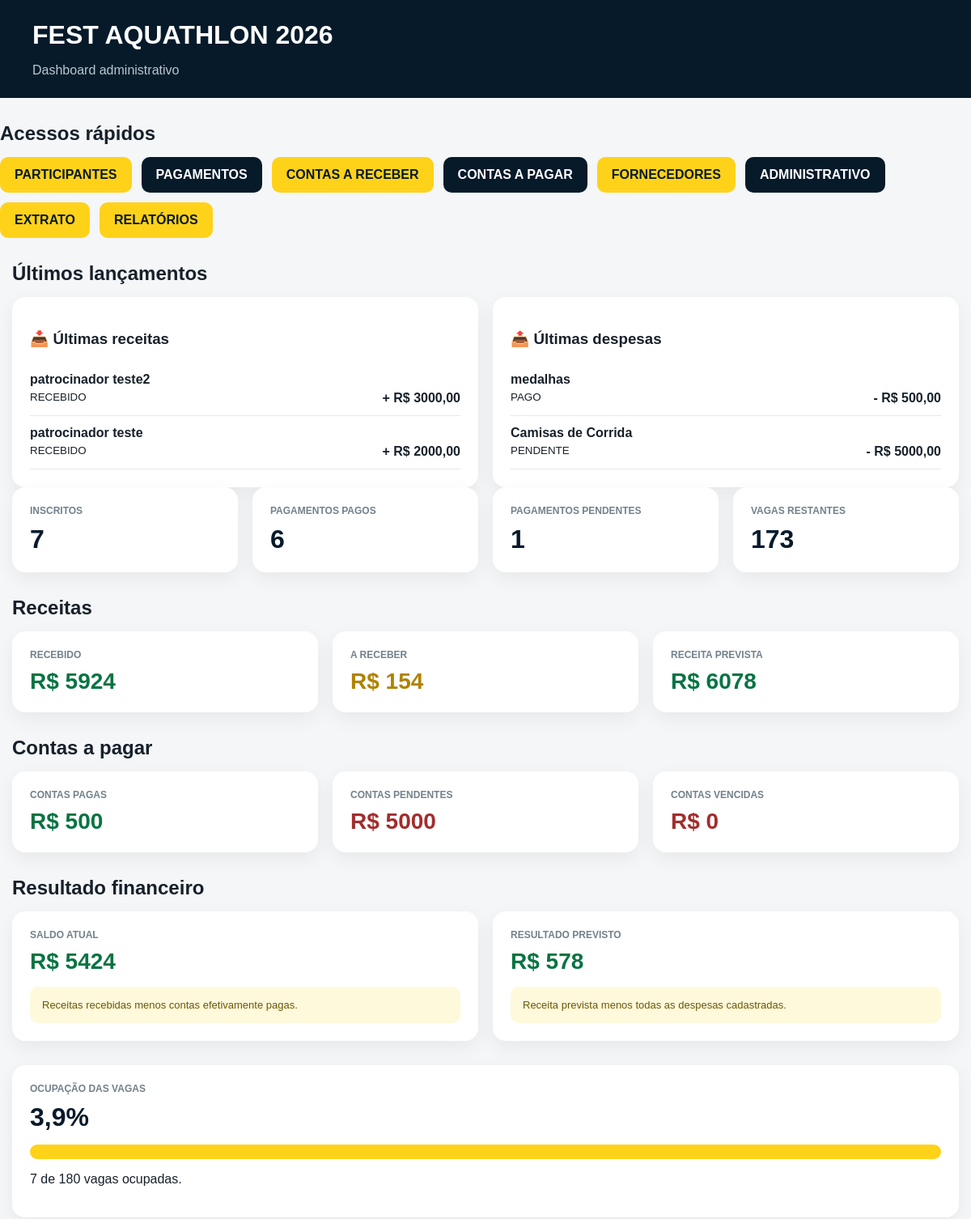
Before: /dashboard/ (signed in, upper part) with the older database file.
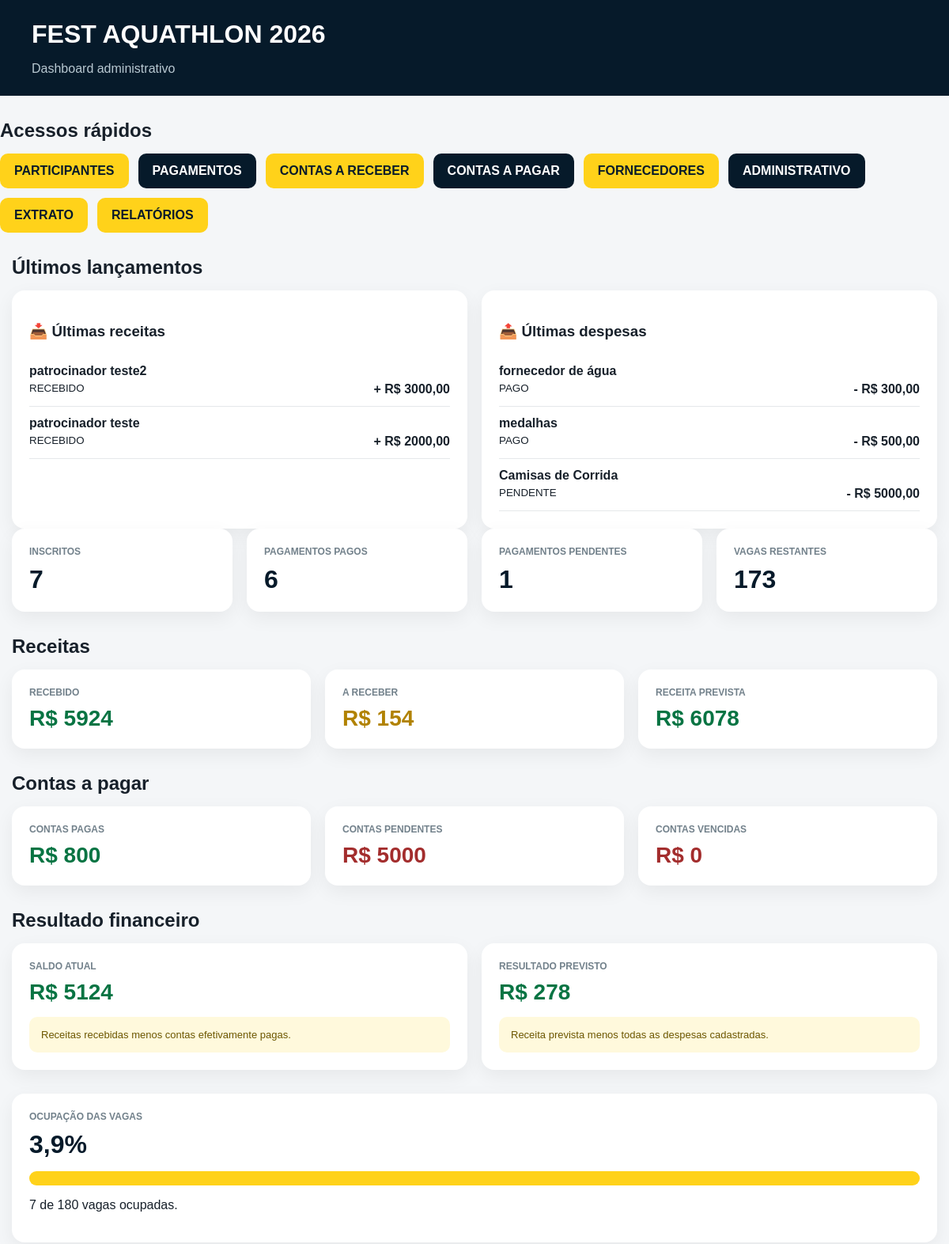
After: the same page with the newer database file.
### inscricoes/models.py (models this page shows, shortened)
class ContaReceber(models.Model):
    PENDENTE = "PENDENTE"
    RECEBIDO = "RECEBIDO"
    VENCIDO = "VENCIDO"
    CANCELADO = "CANCELADO"
    STATUS = [
        (PENDENTE, "Pendente"),
        (RECEBIDO, "Recebido"),
        (VENCIDO, "Vencido"),
        (CANCELADO, "Cancelado"),
    ]
    descricao = models.CharField(
        max_length=200
    )
    categoria = models.CharField(
        max_length=100,
        default="Outros"
    )
    valor = models.DecimalField(
        max_digits=10,
        decimal_places=2
    )
    vencimento = models.DateField()
    recebido_em = models.DateField(
        null=True,
        blank=True
    )
    status = models.CharField(
        max_length=12,
        choices=STATUS,
        default=PENDENTE
    )
    inscricao = models.ForeignKey(
        "Inscricao",
        on_delete=models.SET_NULL,
        null=True,
        blank=True,
        related_name="contas_receber"
    )
    observacao = models.TextField(
        blank=True
    )
    criado_em = models.DateTimeField(
        auto_now_add=True
    )
    atualizado_em = models.DateTimeField(
        auto_now=True
    )
    class Meta:
        ordering = ["vencimento"]
        verbose_name = "Conta a receber"
        verbose_name_plural = "Contas a receber"

class ContaPagar(models.Model):
    PENDENTE = "PENDENTE"
    PAGO = "PAGO"
    VENCIDO = "VENCIDO"
    CANCELADO = "CANCELADO"
    STATUS = [
        (PENDENTE, "Pendente"),
        (PAGO, "Pago"),
        (VENCIDO, "Vencida"),
        (CANCELADO, "Cancelada"),
    ]
    fornecedor = models.ForeignKey(
        Fornecedor,
        on_delete=models.PROTECT,
        related_name="contas_pagar"
    )
    descricao = models.CharField(
        max_length=200
    )
    categoria = models.CharField(
        max_length=100,
        default="Outros"
    )
    valor = models.DecimalField(
        max_digits=10,
        decimal_places=2
    )
    vencimento = models.DateField()
    pago_em = models.DateField(
        null=True,
        blank=True
    )
    status = models.CharField(
        max_length=12,
        choices=STATUS,
        default=PENDENTE
    )
    forma_pagamento = models.CharField(
        max_length=50,
        blank=True
    )
    comprovante = models.FileField(
        upload_to="financeiro/contas_pagar/",
        blank=True,
        null=True
    )
    observacao = models.TextField(
        blank=True
    )
    criado_em = models.DateTimeField(
        auto_now_add=True
    )
    atualizado_em = models.DateTimeField(
        auto_now=True
    )
    class Meta:
        ordering = ["vencimento"]
        verbose_name = "Conta a pagar"
        verbose_name_plural = "Contas a pagar"

### inscricoes/views.py (the view)
@staff_member_required
def dashboard(request):
    hoje = timezone.localdate()
    inscritos = (
        Inscricao.objects
        .exclude(
            status=Inscricao.CANCELADO
        )
    )
    total_inscricoes = inscritos.count()
    total_canceladas = (
        Inscricao.objects
        .filter(
            status=Inscricao.CANCELADO
        )
        .count()
    )
    pagamentos_pagos = (
        Pagamento.objects
        .filter(
            status=Pagamento.PAGO
        )
    )
    pagamentos_pendentes = (
        Pagamento.objects
        .filter(
            status=Pagamento.PENDENTE
        )
    )
    total_pagas = pagamentos_pagos.count()
    total_pendentes = pagamentos_pendentes.count()
    recebido_pagamentos = (
        pagamentos_pagos
        .aggregate(
            total=Sum("valor")
        )["total"]
        or 0
    )
    a_receber_pagamentos = (
        pagamentos_pendentes
        .aggregate(
            total=Sum("valor")
        )["total"]
        or 0
    )
    receitas_recebidas = (
        ContaReceber.objects
        .filter(
            status=ContaReceber.RECEBIDO
        )
    )
    receitas_pendentes = (
        ContaReceber.objects
        .filter(
            status=ContaReceber.PENDENTE
        )
    )
    receitas_vencidas = (
        ContaReceber.objects
        .filter(
            status=ContaReceber.PENDENTE,
            vencimento__lt=hoje,
        )
    )
    recebido_extras = (
        receitas_recebidas
        .aggregate(
            total=Sum("valor")
        )["total"]
        or 0
    )
    a_receber_extras = (
        receitas_pendentes
        .aggregate(
            total=Sum("valor")
        )["total"]
        or 0
    )
    receitas_extras_vencidas = (
        receitas_vencidas
        .aggregate(
            total=Sum("valor")
        )["total"]
        or 0
    )
    recebido = (
        recebido_pagamentos
        + recebido_extras
    )
    a_receber = (
        a_receber_pagamentos
        + a_receber_extras
    )
    receita_prevista = (
        recebido
        + a_receber
    )
    despesas_pagas = (
        ContaPagar.objects
        .filter(
            status=ContaPagar.PAGO
        )
    )
    despesas_pendentes = (
        ContaPagar.objects
        .filter(
            status=ContaPagar.PENDENTE
        )
    )
    despesas_vencidas = (
        ContaPagar.objects
        .filter(
            status=ContaPagar.PENDENTE,
            vencimento__lt=hoje,
        )
    )
    contas_pagas = (
        despesas_pagas
        .aggregate(
            total=Sum("valor")
        )["total"]
        or 0
    )
    contas_pendentes = (
        despesas_pendentes
        .aggregate(
            total=Sum("valor")
        )["total"]
        or 0
    )
    contas_vencidas = (
        despesas_vencidas
        .aggregate(
            total=Sum("valor")
        )["total"]
        or 0
    )
    total_despesas = (
        contas_pagas
        + contas_pendentes
    )
    saldo_atual = (
        recebido
        - contas_pagas
    )
    resultado_previsto = (
        receita_prevista
        - total_despesas
    )
    vagas_totais = 180
    vagas_restantes = max(
        vagas_totais - total_inscricoes,
        0,
    )
    ocupacao = (
        total_inscricoes
        / vagas_totais
        * 100
        if vagas_totais
        else 0
    )
    mini_sprint = (
        inscritos
        .filter(
            modalidade=Inscricao.MINI
        )
        .count()
    )
    sprint = (
        inscritos
        .filter(
            modalidade=Inscricao.SPRINT
        )
        .count()
    )
    menor_17 = 0
    idade_17_59 = 0
    idade_60_mais = 0
    total_militares = 0
    for atleta in inscritos.iterator():
        idade = atleta.idade_no_evento
        if idade is None:
            continue
        if idade < 17:
            menor_17 += 1
        elif idade <= 59:
            idade_17_59 += 1
        else:
            idade_60_mais += 1
        if atleta.militar:
            total_militares += 1
    percentual_pagamentos = (
        total_pagas
        / total_inscricoes
        * 100
        if total_inscricoes
        else 0
    )
    ultimas_contas_pagar = (
        ContaPagar.objects
        .select_related("fornecedor")
        .order_by("-criado_em")[:5]
    )
    ultimas_contas_receber = (
        ContaReceber.objects
        .order_by("-criado_em")[:5]
    )
    contexto = {
        "total_inscricoes": total_inscricoes,
        "total_canceladas": total_canceladas,
        "total_pagas": total_pagas,
        "total_pendentes": total_pendentes,
        "recebido": recebido,
        "a_receber": a_receber,
        "receita_prevista": receita_prevista,
        "receitas_extras_vencidas": receitas_extras_vencidas,
        "contas_pagas": contas_pagas,
        "contas_pendentes": contas_pendentes,
        "contas_vencidas": contas_vencidas,
        "total_despesas": total_despesas,
        "saldo_atual": saldo_atual,
        "resultado_previsto": resultado_previsto,
        "vagas_totais": vagas_totais,
        "vagas_restantes": vagas_restantes,
        "ocupacao": round(ocupacao, 1),
        "mini_sprint": mini_sprint,
        "sprint": sprint,
        "menor_17": menor_17,
        "idade_17_59": idade_17_59,
        "idade_60_mais": idade_60_mais,
        "total_militares": total_militares,
        "percentual_pagamentos": round(
            percentual_pagamentos,
            1,
        ),
        "ultimas_contas_pagar": ultimas_contas_pagar,
        "ultimas_contas_receber": ultimas_contas_receber,
    }
    return render(
        request,
        "inscricoes/dashboard.html",
        contexto,
    )

### inscricoes/models.py (called while the page is built)
    @property
    def idade_no_evento(self):
        if not self.data_nascimento:
            return None
        nascimento = self.data_nascimento
        idade = EVENT_DATE.year - nascimento.year
        if (
            EVENT_DATE.month,
            EVENT_DATE.day,
        ) < (
            nascimento.month,
            nascimento.day,
        ):
            idade -= 1
        return idade

### templates/inscricoes/dashboard.html (shortened to what the changed rows need)
<!doctype html>
<html lang="pt-BR">
<head>
</head>
<body>
<header class="header">
    <div class="header-content">
        <h1>
            FEST AQUATHLON 2026
        </h1>
    </div>
</header>
    <section class="section">
        <h2 class="section-title">
            Acessos rápidos
        </h2>
    </section>
</body>
</html>
<main class="container">
<section class="section">
    <h2 class="section-title">
        Últimos lançamentos
    </h2>
    <div class="two">
        <div class="card">
            {% if ultimas_contas_receber %}
                {% for conta in ultimas_contas_receber %}
                    <div
                        style="
                            padding:12px 0;
                            border-bottom:1px solid #e5e8ea;
                        "
                    >
                        <strong>
                            {{ conta.descricao }}
                        </strong>
                        <div
                            style="
                                display:flex;
                                justify-content:space-between;
                                gap:10px;
                                margin-top:5px;
                            "
                        >
                            <small>
                                {{ conta.status }}
                            </small>
                            <strong>
                                + R$ {{ conta.valor }}
                            </strong>
                        </div>
                    </div>
                {% endfor %}
            {% else %}
                <p>
                    Nenhuma receita cadastrada.
                </p>
            {% endif %}
        </div>
        <div class="card">
            {% if ultimas_contas_pagar %}
                {% for conta in ultimas_contas_pagar %}
                    <div
                        style="
                            padding:12px 0;
                            border-bottom:1px solid #e5e8ea;
                        "
                    >
                        <strong>
                            {{ conta.descricao }}
                        </strong>
                        <div
                            style="
                                display:flex;
                                justify-content:space-between;
                                gap:10px;
                                margin-top:5px;
                            "
                        >
                            <small>
                                {{ conta.status }}
                            </small>
                            <strong>
                                - R$ {{ conta.valor }}
                            </strong>
                        </div>
                    </div>
                {% endfor %}
            {% else %}
                <p>
                    Nenhuma despesa cadastrada.
                </p>
            {% endif %}
        </div>
    </div>
</section>
    <section class="section">
        <h2 class="section-title">
            Receitas
        </h2>
    </section>
    <section class="section">
        <h2 class="section-title">
            Contas a pagar
        </h2>
        <div class="three">
            <div class="card">
                <div class="label">
                    Contas pagas
                </div>
                <div class="money">
                    R$ {{ contas_pagas }}
                </div>
            </div>
        </div>
    </section>
    <section class="section">
        <h2 class="section-title">
            Resultado financeiro
        </h2>
        <div class="two">
            <div class="card">
                <div class="label">
                    Saldo atual
                </div>
                <div class="money">
                    R$ {{ saldo_atual }}
                </div>
                <div class="info-box">
                    Receitas recebidas menos contas
                    efetivamente pagas.
                </div>
            </div>
            <div class="card">
                <div class="label">
                    Resultado previsto
                </div>
                <div class="money">
                    R$ {{ resultado_previsto }}
                </div>
                <div class="info-box">
                    Receita prevista menos todas as
                    despesas cadastradas.
                </div>
            </div>
        </div>
    </section>

Changed rows visible on the page:
added ContaPagar: descricao "fornecedor de água", status "PAGO", valor "300,00"
Other visible differences:
{{ contas_pagas }}: "500" → "800"
{{ saldo_atual }}: "5424" → "5124"
{{ resultado_previsto }}: "578" → "278"
